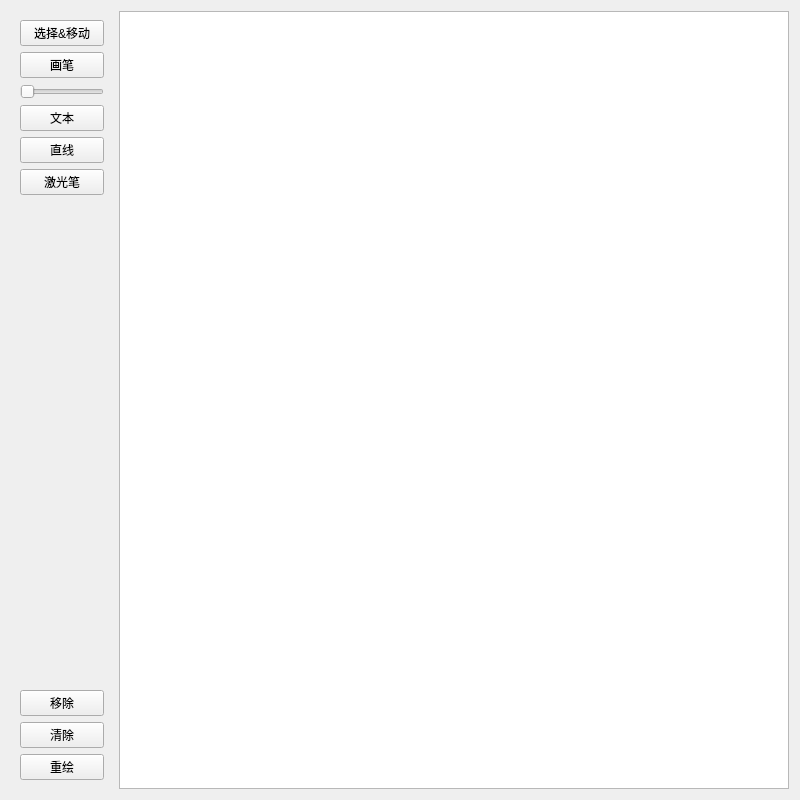
<?xml version="1.0" encoding="UTF-8"?>
<ui version="4.0">
 <class>BlackboardTestWindow</class>
 <widget class="QWidget" name="BlackboardTestWindow">
  <property name="geometry">
   <rect>
    <x>0</x>
    <y>0</y>
    <width>800</width>
    <height>800</height>
   </rect>
  </property>
  <property name="windowTitle">
   <string>Form</string>
  </property>
  <layout class="QHBoxLayout" name="horizontalLayout">
   <item>
    <widget class="QWidget" name="toolbar" native="true">
     <property name="sizePolicy">
      <sizepolicy hsizetype="Fixed" vsizetype="Preferred">
       <horstretch>0</horstretch>
       <verstretch>0</verstretch>
      </sizepolicy>
     </property>
     <property name="styleSheet">
      <string notr="true"/>
     </property>
     <layout class="QVBoxLayout" name="verticalLayout">
      <item>
       <widget class="QPushButton" name="picker">
        <property name="text">
         <string>选择&amp;&amp;移动</string>
        </property>
        <property name="checkable">
         <bool>true</bool>
        </property>
       </widget>
      </item>
      <item>
       <widget class="QPushButton" name="pen">
        <property name="text">
         <string>画笔</string>
        </property>
        <property name="checkable">
         <bool>true</bool>
        </property>
       </widget>
      </item>
      <item>
       <widget class="QSlider" name="penSize">
        <property name="orientation">
         <enum>Qt::Horizontal</enum>
        </property>
       </widget>
      </item>
      <item>
       <widget class="QPushButton" name="text">
        <property name="text">
         <string>文本</string>
        </property>
        <property name="checkable">
         <bool>true</bool>
        </property>
       </widget>
      </item>
      <item>
       <widget class="QPushButton" name="straight">
        <property name="text">
         <string>直线</string>
        </property>
        <property name="checkable">
         <bool>true</bool>
        </property>
       </widget>
      </item>
      <item>
       <widget class="QPushButton" name="pointer">
        <property name="text">
         <string>激光笔</string>
        </property>
        <property name="checkable">
         <bool>true</bool>
        </property>
       </widget>
      </item>
      <item>
       <spacer name="verticalSpacer">
        <property name="orientation">
         <enum>Qt::Vertical</enum>
        </property>
        <property name="sizeHint" stdset="0">
         <size>
          <width>20</width>
          <height>40</height>
         </size>
        </property>
       </spacer>
      </item>
      <item>
       <widget class="QPushButton" name="remove">
        <property name="text">
         <string>移除</string>
        </property>
        <property name="shortcut">
         <string>Del</string>
        </property>
       </widget>
      </item>
      <item>
       <widget class="QPushButton" name="clear">
        <property name="text">
         <string>清除</string>
        </property>
       </widget>
      </item>
      <item>
       <widget class="QPushButton" name="repaint">
        <property name="text">
         <string>重绘</string>
        </property>
       </widget>
      </item>
     </layout>
    </widget>
   </item>
   <item>
    <widget class="Blackboard" name="graphicsView"/>
   </item>
  </layout>
 </widget>
 <customwidgets>
  <customwidget>
   <class>Blackboard</class>
   <extends>QGraphicsView</extends>
   <header>Blackboard.h</header>
  </customwidget>
 </customwidgets>
 <resources/>
 <connections/>
</ui>
